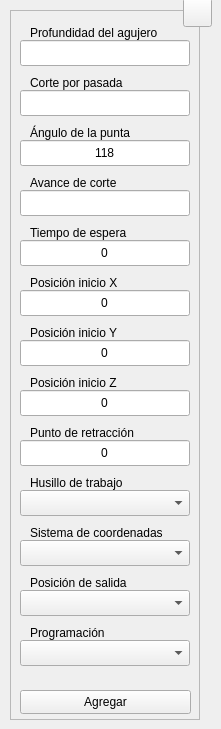
  <widget class="QWidget" name="centralwidget">
   <widget class="QFrame" name="frame">
    <property name="geometry">
     <rect>
      <x>10</x>
      <y>10</y>
      <width>190</width>
      <height>710</height>
     </rect>
    </property>
    <property name="sizePolicy">
     <sizepolicy hsizetype="Fixed" vsizetype="Fixed">
      <horstretch>0</horstretch>
      <verstretch>0</verstretch>
     </sizepolicy>
    </property>
    <property name="minimumSize">
     <size>
      <width>190</width>
      <height>710</height>
     </size>
    </property>
    <property name="maximumSize">
     <size>
      <width>190</width>
      <height>710</height>
     </size>
    </property>
    <property name="frameShape">
     <enum>QFrame::StyledPanel</enum>
    </property>
    <property name="frameShadow">
     <enum>QFrame::Raised</enum>
    </property>
    <widget class="QLineEdit" name="tbx_dpt">
     <property name="geometry">
      <rect>
       <x>10</x>
       <y>30</y>
       <width>170</width>
       <height>26</height>
      </rect>
     </property>
     <property name="minimumSize">
      <size>
       <width>170</width>
       <height>0</height>
      </size>
     </property>
     <property name="maximumSize">
      <size>
       <width>170</width>
       <height>16777215</height>
      </size>
     </property>
     <property name="toolTip">
      <string>Digite la profundidad del agujero</string>
     </property>
     <property name="statusTip">
      <string/>
     </property>
     <property name="alignment">
      <set>Qt::AlignCenter</set>
     </property>
     <property name="placeholderText">
      <string/>
     </property>
    </widget>
    <widget class="QLabel" name="lbl_dpt">
     <property name="enabled">
      <bool>true</bool>
     </property>
     <property name="geometry">
      <rect>
       <x>20</x>
       <y>10</y>
       <width>139</width>
       <height>26</height>
      </rect>
     </property>
     <property name="text">
      <string>Profundidad del agujero</string>
     </property>
     <property name="buddy">
      <cstring>lbl_dpt</cstring>
     </property>
    </widget>
    <widget class="QLineEdit" name="tbx_cut">
     <property name="geometry">
      <rect>
       <x>10</x>
       <y>80</y>
       <width>170</width>
       <height>26</height>
      </rect>
     </property>
     <property name="minimumSize">
      <size>
       <width>170</width>
       <height>0</height>
      </size>
     </property>
     <property name="maximumSize">
      <size>
       <width>170</width>
       <height>16777215</height>
      </size>
     </property>
     <property name="toolTip">
      <string>Digite la profundidad de corte por pasada</string>
     </property>
     <property name="statusTip">
      <string/>
     </property>
     <property name="text">
      <string/>
     </property>
     <property name="alignment">
      <set>Qt::AlignCenter</set>
     </property>
     <property name="placeholderText">
      <string/>
     </property>
    </widget>
    <widget class="QLabel" name="lbl_cut">
     <property name="enabled">
      <bool>true</bool>
     </property>
     <property name="geometry">
      <rect>
       <x>20</x>
       <y>60</y>
       <width>101</width>
       <height>26</height>
      </rect>
     </property>
     <property name="text">
      <string>Corte por pasada</string>
     </property>
    </widget>
    <widget class="QPushButton" name="btn_save">
     <property name="geometry">
      <rect>
       <x>10</x>
       <y>680</y>
       <width>171</width>
       <height>24</height>
      </rect>
     </property>
     <property name="sizePolicy">
      <sizepolicy hsizetype="Expanding" vsizetype="Expanding">
       <horstretch>0</horstretch>
       <verstretch>0</verstretch>
      </sizepolicy>
     </property>
     <property name="minimumSize">
      <size>
       <width>88</width>
       <height>0</height>
      </size>
     </property>
     <property name="toolTip">
      <string>Agregar los datos al programa CNC</string>
     </property>
     <property name="statusTip">
      <string/>
     </property>
     <property name="text">
      <string>Agregar</string>
     </property>
     <property name="shortcut">
      <string>Ctrl+S</string>
     </property>
     <property name="autoDefault">
      <bool>true</bool>
     </property>
    </widget>
    <widget class="QLabel" name="lbl_fed">
     <property name="enabled">
      <bool>true</bool>
     </property>
     <property name="geometry">
      <rect>
       <x>20</x>
       <y>160</y>
       <width>98</width>
       <height>26</height>
      </rect>
     </property>
     <property name="text">
      <string>Avance de corte</string>
     </property>
     <property name="buddy">
      <cstring>lbl_fed</cstring>
     </property>
    </widget>
    <widget class="QLineEdit" name="tbx_fed">
     <property name="geometry">
      <rect>
       <x>10</x>
       <y>180</y>
       <width>170</width>
       <height>26</height>
      </rect>
     </property>
     <property name="minimumSize">
      <size>
       <width>170</width>
       <height>0</height>
      </size>
     </property>
     <property name="maximumSize">
      <size>
       <width>170</width>
       <height>16777215</height>
      </size>
     </property>
     <property name="toolTip">
      <string>Digite la velocidad de avance de corte</string>
     </property>
     <property name="statusTip">
      <string/>
     </property>
     <property name="alignment">
      <set>Qt::AlignCenter</set>
     </property>
     <property name="placeholderText">
      <string/>
     </property>
    </widget>
    <widget class="QComboBox" name="cbx_sde">
     <property name="geometry">
      <rect>
       <x>10</x>
       <y>480</y>
       <width>170</width>
       <height>26</height>
      </rect>
     </property>
     <property name="minimumSize">
      <size>
       <width>170</width>
       <height>26</height>
      </size>
     </property>
     <property name="maximumSize">
      <size>
       <width>170</width>
       <height>16777215</height>
      </size>
     </property>
     <property name="toolTip">
      <string>Seleccione el husillo de trabajo a utilizar</string>
     </property>
    </widget>
    <widget class="QLabel" name="lbl_sde">
     <property name="enabled">
      <bool>true</bool>
     </property>
     <property name="geometry">
      <rect>
       <x>20</x>
       <y>460</y>
       <width>101</width>
       <height>26</height>
      </rect>
     </property>
     <property name="text">
      <string>Husillo de trabajo</string>
     </property>
    </widget>
    <widget class="QLineEdit" name="tbx_xin">
     <property name="geometry">
      <rect>
       <x>10</x>
       <y>280</y>
       <width>170</width>
       <height>26</height>
      </rect>
     </property>
     <property name="minimumSize">
      <size>
       <width>170</width>
       <height>0</height>
      </size>
     </property>
     <property name="maximumSize">
      <size>
       <width>170</width>
       <height>16777215</height>
      </size>
     </property>
     <property name="toolTip">
      <string>Digite la posición de inicio en el eje X</string>
     </property>
     <property name="statusTip">
      <string/>
     </property>
     <property name="text">
      <string>0</string>
     </property>
     <property name="alignment">
      <set>Qt::AlignCenter</set>
     </property>
     <property name="placeholderText">
      <string/>
     </property>
    </widget>
    <widget class="QLabel" name="lbl_xin">
     <property name="enabled">
      <bool>true</bool>
     </property>
     <property name="geometry">
      <rect>
       <x>20</x>
       <y>260</y>
       <width>98</width>
       <height>26</height>
      </rect>
     </property>
     <property name="text">
      <string>Posición inicio X</string>
     </property>
    </widget>
    <widget class="QLabel" name="lbl_yin">
     <property name="enabled">
      <bool>true</bool>
     </property>
     <property name="geometry">
      <rect>
       <x>20</x>
       <y>310</y>
       <width>98</width>
       <height>26</height>
      </rect>
     </property>
     <property name="text">
      <string>Posición inicio Y</string>
     </property>
    </widget>
    <widget class="QLineEdit" name="tbx_yin">
     <property name="geometry">
      <rect>
       <x>10</x>
       <y>330</y>
       <width>170</width>
       <height>26</height>
      </rect>
     </property>
     <property name="minimumSize">
      <size>
       <width>170</width>
       <height>0</height>
      </size>
     </property>
     <property name="maximumSize">
      <size>
       <width>170</width>
       <height>16777215</height>
      </size>
     </property>
     <property name="toolTip">
      <string>Digite la posición de inicio en el eje Y</string>
     </property>
     <property name="statusTip">
      <string/>
     </property>
     <property name="text">
      <string>0</string>
     </property>
     <property name="alignment">
      <set>Qt::AlignCenter</set>
     </property>
     <property name="placeholderText">
      <string/>
     </property>
    </widget>
    <widget class="QLabel" name="lbl_zin">
     <property name="enabled">
      <bool>true</bool>
     </property>
     <property name="geometry">
      <rect>
       <x>20</x>
       <y>360</y>
       <width>98</width>
       <height>26</height>
      </rect>
     </property>
     <property name="text">
      <string>Posición inicio Z</string>
     </property>
    </widget>
    <widget class="QLineEdit" name="tbx_zin">
     <property name="geometry">
      <rect>
       <x>10</x>
       <y>380</y>
       <width>170</width>
       <height>26</height>
      </rect>
     </property>
     <property name="minimumSize">
      <size>
       <width>170</width>
       <height>0</height>
      </size>
     </property>
     <property name="maximumSize">
      <size>
       <width>170</width>
       <height>16777215</height>
      </size>
     </property>
     <property name="toolTip">
      <string>Digite la posición de inicio en el eje Z</string>
     </property>
     <property name="statusTip">
      <string/>
     </property>
     <property name="text">
      <string>0</string>
     </property>
     <property name="alignment">
      <set>Qt::AlignCenter</set>
     </property>
     <property name="placeholderText">
      <string/>
     </property>
    </widget>
    <widget class="QComboBox" name="cbx_sys">
     <property name="geometry">
      <rect>
       <x>10</x>
       <y>530</y>
       <width>170</width>
       <height>26</height>
      </rect>
     </property>
     <property name="minimumSize">
      <size>
       <width>170</width>
       <height>26</height>
      </size>
     </property>
     <property name="maximumSize">
      <size>
       <width>170</width>
       <height>16777215</height>
      </size>
     </property>
     <property name="toolTip">
      <string>Seleccione el sistema de coordenadas a utilizar</string>
     </property>
    </widget>
    <widget class="QLabel" name="lbl_sys">
     <property name="enabled">
      <bool>true</bool>
     </property>
     <property name="geometry">
      <rect>
       <x>20</x>
       <y>510</y>
       <width>138</width>
       <height>26</height>
      </rect>
     </property>
     <property name="text">
      <string>Sistema de coordenadas</string>
     </property>
     <property name="buddy">
      <cstring>lbl_mov</cstring>
     </property>
    </widget>
    <widget class="QLabel" name="lbl_znd">
     <property name="enabled">
      <bool>true</bool>
     </property>
     <property name="geometry">
      <rect>
       <x>20</x>
       <y>560</y>
       <width>105</width>
       <height>26</height>
      </rect>
     </property>
     <property name="text">
      <string>Posición de salida</string>
     </property>
     <property name="buddy">
      <cstring>lbl_mov</cstring>
     </property>
    </widget>
    <widget class="QComboBox" name="cbx_znd">
     <property name="geometry">
      <rect>
       <x>10</x>
       <y>580</y>
       <width>170</width>
       <height>26</height>
      </rect>
     </property>
     <property name="minimumSize">
      <size>
       <width>170</width>
       <height>26</height>
      </size>
     </property>
     <property name="maximumSize">
      <size>
       <width>170</width>
       <height>16777215</height>
      </size>
     </property>
     <property name="toolTip">
      <string>Seleccione el punto de salida del perforado</string>
     </property>
    </widget>
    <widget class="QLineEdit" name="tbx_rtr">
     <property name="geometry">
      <rect>
       <x>10</x>
       <y>430</y>
       <width>170</width>
       <height>26</height>
      </rect>
     </property>
     <property name="minimumSize">
      <size>
       <width>170</width>
       <height>0</height>
      </size>
     </property>
     <property name="maximumSize">
      <size>
       <width>170</width>
       <height>16777215</height>
      </size>
     </property>
     <property name="toolTip">
      <string>Digite la distancia de retracción</string>
     </property>
     <property name="statusTip">
      <string/>
     </property>
     <property name="text">
      <string>0</string>
     </property>
     <property name="alignment">
      <set>Qt::AlignCenter</set>
     </property>
     <property name="placeholderText">
      <string/>
     </property>
    </widget>
    <widget class="QLabel" name="lbl_rtr">
     <property name="enabled">
      <bool>true</bool>
     </property>
     <property name="geometry">
      <rect>
       <x>20</x>
       <y>410</y>
       <width>115</width>
       <height>26</height>
      </rect>
     </property>
     <property name="text">
      <string>Punto de retracción</string>
     </property>
    </widget>
    <widget class="QComboBox" name="cbx_cyl">
     <property name="geometry">
      <rect>
       <x>10</x>
       <y>630</y>
       <width>170</width>
       <height>26</height>
      </rect>
     </property>
     <property name="minimumSize">
      <size>
       <width>170</width>
       <height>26</height>
      </size>
     </property>
     <property name="maximumSize">
      <size>
       <width>170</width>
       <height>16777215</height>
      </size>
     </property>
     <property name="toolTip">
      <string>Seleccione si requiere un ciclo de perforado o cortes individuales</string>
     </property>
    </widget>
    <widget class="QLabel" name="lbl_cyl">
     <property name="enabled">
      <bool>true</bool>
     </property>
     <property name="geometry">
      <rect>
       <x>20</x>
       <y>610</y>
       <width>91</width>
       <height>26</height>
      </rect>
     </property>
     <property name="text">
      <string>Programación</string>
     </property>
     <property name="buddy">
      <cstring>lbl_mov</cstring>
     </property>
    </widget>
    <widget class="QLineEdit" name="tbx_ang">
     <property name="geometry">
      <rect>
       <x>10</x>
       <y>130</y>
       <width>170</width>
       <height>26</height>
      </rect>
     </property>
     <property name="minimumSize">
      <size>
       <width>170</width>
       <height>0</height>
      </size>
     </property>
     <property name="maximumSize">
      <size>
       <width>170</width>
       <height>16777215</height>
      </size>
     </property>
     <property name="toolTip">
      <string>Digite el ángulo de la punta de la broca</string>
     </property>
     <property name="statusTip">
      <string/>
     </property>
     <property name="text">
      <string>118</string>
     </property>
     <property name="alignment">
      <set>Qt::AlignCenter</set>
     </property>
     <property name="placeholderText">
      <string/>
     </property>
    </widget>
    <widget class="QLabel" name="lbl_ang">
     <property name="enabled">
      <bool>true</bool>
     </property>
     <property name="geometry">
      <rect>
       <x>20</x>
       <y>110</y>
       <width>111</width>
       <height>26</height>
      </rect>
     </property>
     <property name="text">
      <string>Ángulo de la punta</string>
     </property>
    </widget>
    <widget class="QLabel" name="lbl_dwl">
     <property name="enabled">
      <bool>true</bool>
     </property>
     <property name="geometry">
      <rect>
       <x>20</x>
       <y>210</y>
       <width>101</width>
       <height>26</height>
      </rect>
     </property>
     <property name="text">
      <string>Tiempo de espera</string>
     </property>
     <property name="buddy">
      <cstring>lbl_fed</cstring>
     </property>
    </widget>
    <widget class="QLineEdit" name="tbx_dwl">
     <property name="geometry">
      <rect>
       <x>10</x>
       <y>230</y>
       <width>170</width>
       <height>26</height>
      </rect>
     </property>
     <property name="minimumSize">
      <size>
       <width>170</width>
       <height>0</height>
      </size>
     </property>
     <property name="maximumSize">
      <size>
       <width>170</width>
       <height>16777215</height>
      </size>
     </property>
     <property name="toolTip">
      <string>Digite el tiempo de espera en segundos para pulir el fondo del agujero</string>
     </property>
     <property name="statusTip">
      <string/>
     </property>
     <property name="text">
      <string>0</string>
     </property>
     <property name="alignment">
      <set>Qt::AlignCenter</set>
     </property>
     <property name="placeholderText">
      <string/>
     </property>
    </widget>
    <zorder>tbx_dpt</zorder>
    <zorder>lbl_dpt</zorder>
    <zorder>tbx_cut</zorder>
    <zorder>lbl_cut</zorder>
    <zorder>btn_save</zorder>
    <zorder>tbx_fed</zorder>
    <zorder>lbl_fed</zorder>
    <zorder>cbx_sde</zorder>
    <zorder>lbl_sde</zorder>
    <zorder>tbx_xin</zorder>
    <zorder>lbl_xin</zorder>
    <zorder>tbx_yin</zorder>
    <zorder>tbx_zin</zorder>
    <zorder>lbl_zin</zorder>
    <zorder>lbl_yin</zorder>
    <zorder>cbx_sys</zorder>
    <zorder>lbl_sys</zorder>
    <zorder>cbx_znd</zorder>
    <zorder>tbx_rtr</zorder>
    <zorder>lbl_rtr</zorder>
    <zorder>lbl_znd</zorder>
    <zorder>cbx_cyl</zorder>
    <zorder>lbl_cyl</zorder>
    <zorder>tbx_ang</zorder>
    <zorder>lbl_ang</zorder>
    <zorder>tbx_dwl</zorder>
    <zorder>lbl_dwl</zorder>
   </widget>
   <widget class="QToolButton" name="btn_help">
    <property name="geometry">
     <rect>
      <x>183</x>
      <y>-2</y>
      <width>29</width>
      <height>29</height>
     </rect>
    </property>
    <property name="font">
     <font>
      <pointsize>20</pointsize>
      <bold>true</bold>
     </font>
    </property>
    <property name="text">
     <string/>
    </property>
    <property name="icon">
     <iconset resource="../../resources/resources.qrc">
      <normaloff>:/icons/question.png</normaloff>:/icons/question.png</iconset>
    </property>
    <property name="iconSize">
     <size>
      <width>20</width>
      <height>20</height>
     </size>
    </property>
    <property name="shortcut">
     <string>F1</string>
    </property>
   </widget>
  </widget>
